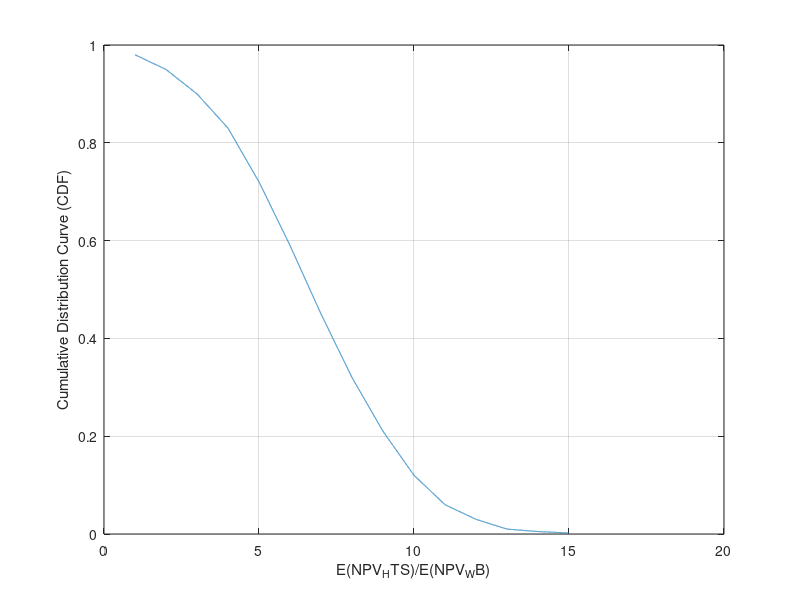

Reproduce this figure in MATLAB.
x = 1:15;
x_99 = x.*99;
P = [98 95 90 83 72 59 45 32 21 12 6 3 1 0.5 0.2]./100;
P_interp = interp1(x,P,1:0.001:15);
figure(1)
plot(1:0.001:15,P_interp)
xlabel('E(NPV_HTS)/E(NPV_WB)');
ylabel('Cumulative Distribution Curve (CDF)');
grid on

